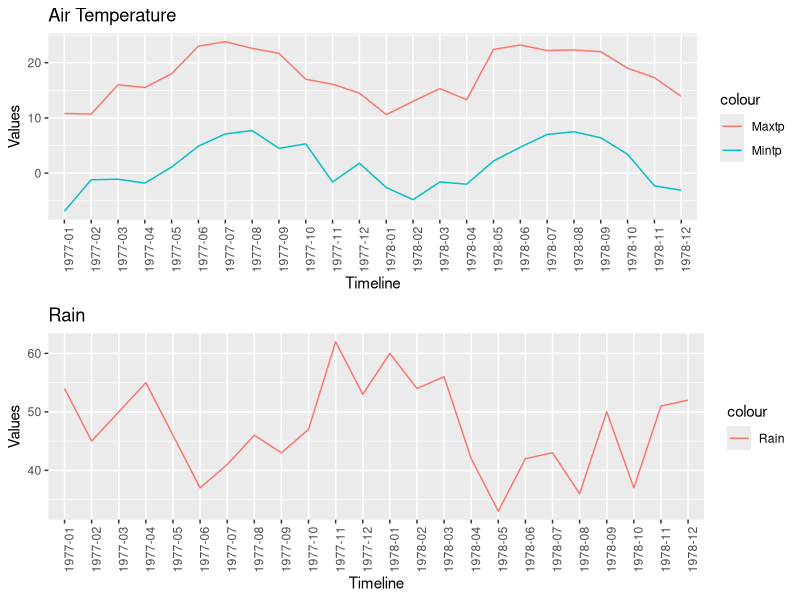
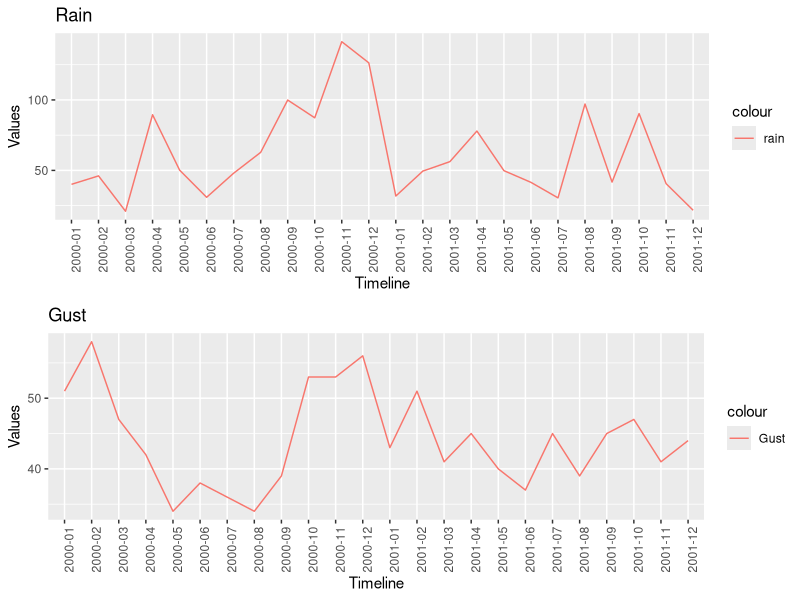
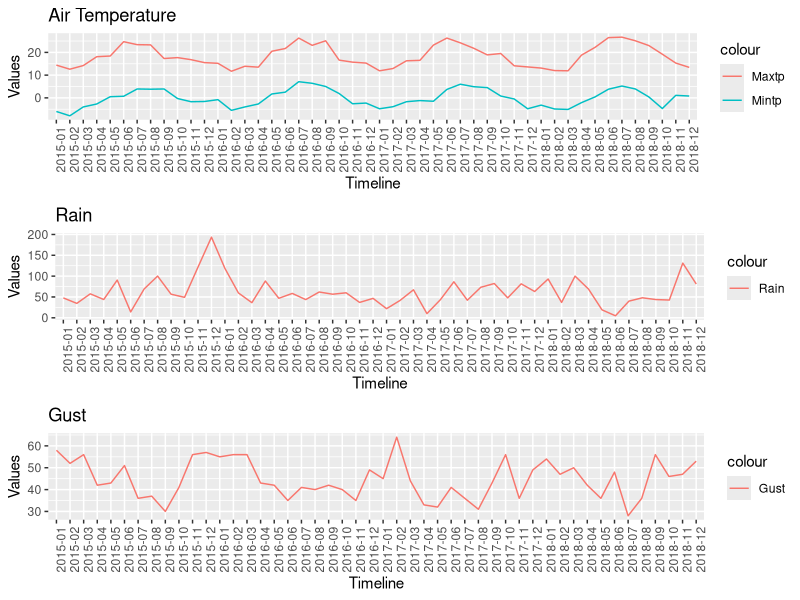

Write the R code that produced these figures, in order.
## ---- chunk 1
DublinAirport = read.csv('mly532.csv',skip=19)
str(DublinAirport)
## ---- chunk 2
DublinAirport$month <- factor(DublinAirport$month, levels = c(1:12), labels = c(month.name))
head(DublinAirport)
## ---- chunk 3
aggregate_rain = aggregate(DublinAirport$rain, by= list(DublinAirport$month), FUN = "mean")
rownames(aggregate_rain)<-aggregate_rain$Group.1
aggregate_rain$Group.1 <- 0
highest_percipitation_month <- row.names(aggregate_rain[which.max(aggregate_rain$x),])
sprintf("The month highest precipitation is %s", highest_percipitation_month)
## ---- chunk 4
lowest_percipitation_month <- row.names(aggregate_rain[which.min(aggregate_rain$x),])
sprintf("The month lowest precipitation is %s", lowest_percipitation_month)
## ---- chunk 5
library(dplyr)
## ---- chunk 6
DublinAirport <- mutate(DublinAirport,
                        Season = case_when(
                          month %in% c("December","January","February") ~ "Winter",
                          month %in% c("March","April","May") ~ "Spring",
                          month %in% c("June","July","August") ~ "Summer",
                          month %in% c("September","October","November") ~ "Autumn",
                          TRUE ~ "NA"))

DublinAirport$Season<-factor(DublinAirport$Season,
                             levels=c("Winter","Spring","Summer","Autumn"))

head(DublinAirport)
## ---- chunk 7
class(DublinAirport) <- c('WeatherData', class(DublinAirport))
class(DublinAirport)
## ---- chunk 8
summary.WeatherData <- function(object){
  object %>%
  group_by(Season) %>%
  select(rain, maxtp, mintp, maxgt) %>%
  summarise_all(funs(mean, max, sd), na.rm = TRUE)
}
summary.WeatherData(DublinAirport)
## ---- chunk 9
library(gridExtra)
## ---- chunk 10
library(ggplot2)
## ---- chunk 11
plot.WeatherData <- function(df, start_year = 2015, end_year = 2018, 
                             plot1 = TRUE, plot2 = TRUE, plot3 = TRUE ) {
  df_sub <- subset(df, df$year >= start_year & df$year <= end_year)
  data <- data.frame(Timeline = with(df_sub,

  sprintf("%d-%02d", df_sub$year, df_sub$month)),

  mintp = df_sub$mintp,
  maxtp = df_sub$maxtp,
  rain = df_sub$rain,
  maxgt = df_sub$maxgt)
  q <- ggplot(data, aes(x= Timeline)) +
  theme(axis.text.x = element_text(angle = 90, hjust = 1), 
        legend.position="right") + labs(y = "Values")
  if(plot1 == TRUE & plot2 == FALSE & plot3 == FALSE ){
    q <- q +
    geom_line(aes(y = mintp, group = 1, color = "Mintp")) +
    geom_line(aes(y = maxtp, group = 1, color = "Maxtp")) +
    labs( title = 'Air Temperature')
    q
  }
  else if(plot1 == FALSE & plot2 == TRUE & plot3 == FALSE ){
    q <- q +
    geom_line(aes(y = rain, group = 1, color = "Rain")) +
    labs( title = 'Rain')
    q
  }
  else if(plot1 == FALSE & plot2 == FALSE & plot3 == TRUE ){
    q <- q +
    geom_line(aes(y = maxgt, group = 1, color = "Gust")) +
    labs( title = 'Gust')
    q
  }
  else if(plot1 == TRUE & plot2 == TRUE & plot3 == FALSE ){
    q1 <- q +
    geom_line(aes(y = mintp, group = 1, color = "Mintp")) +
    geom_line(aes(y = maxtp, group = 1, color = "Maxtp")) +
    labs( title = 'Air Temperature')
    q2 <- q +
    geom_line(aes(y = maxgt, group = 1, color = "Rain")) +
    labs( title = 'Rain')
    grid.arrange(q1,q2)
  }
  else if(plot1 == TRUE & plot2 == FALSE & plot3 == TRUE ){
    q1 <- q +
    geom_line(aes(y = mintp, group = 1, color = "Mintp")) +
    geom_line(aes(y = maxtp, group = 1, color = "Maxtp")) +
    labs( title = 'Air Temperature')
    q2 <- q +
    geom_line(aes(y = maxgt, group = 1, color = "Gust")) +
    labs( title = 'Gust')
    grid.arrange(q1,q2)
  }
  else if(plot1 == FALSE & plot2 == TRUE & plot3 == TRUE ){
    q1 <- q +
    geom_line(aes(y = rain, group = 1, color = "rain")) +
    labs( title = 'Rain')
    q2 <- q +
    geom_line(aes(y = maxgt, group = 1, color = "Gust")) +
    labs( title = 'Gust')
    grid.arrange(q1,q2)
  }
  else{
    q1 <- q +
    geom_line(aes(y = mintp, group = 1, color = "Mintp")) +
    geom_line(aes(y = maxtp, group = 1, color = "Maxtp")) +
    labs( title = 'Air Temperature')
    q2 <- q +
    geom_line(aes(y = rain, group = 1, color = "Rain")) +
    labs( title = 'Rain')
    q3 <- q +
    geom_line(aes(y = maxgt, group = 1, color = "Gust")) +
    labs( title = 'Gust')
    grid.arrange(q1,q2,q3)
  }
}
## ---- chunk 12
plot.WeatherData(DublinAirport, 1977, 1978, TRUE, TRUE, FALSE)
## ---- chunk 13
plot.WeatherData(DublinAirport, 2000, 2001, FALSE, TRUE, TRUE)
## ---- chunk 14
plot.WeatherData(DublinAirport)
